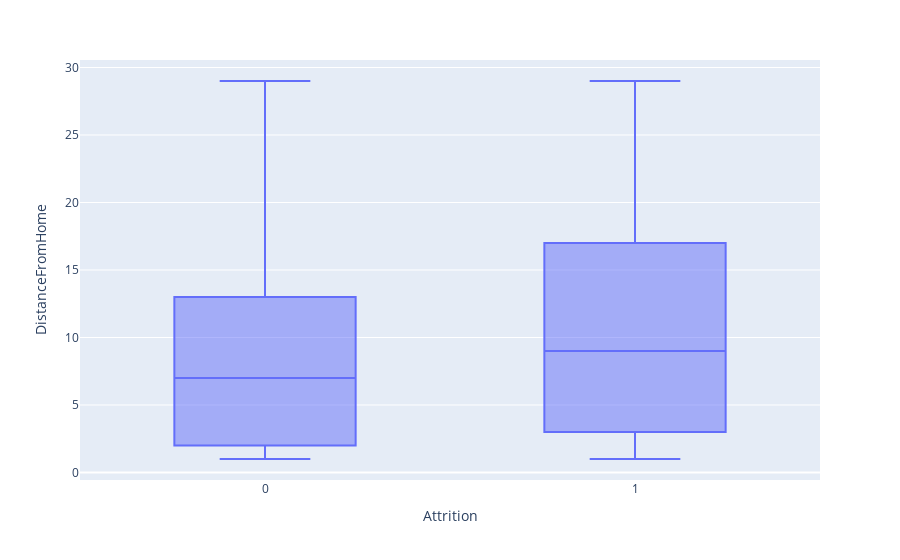

Write notebook code for a chart like this one.
### Markdown cell above
#### Relação de atrição e distância casa-trabalho

### Code cell
fig = px.box(ibm, x="Attrition", y="DistanceFromHome")
fig.show()

### Figure 1 — Plotly figure (JSON) as saved in the notebook; plotly's stock layout.template omitted (floating-point values rounded to 4 significant figures; data arrays with more than 128 entries replaced by an {"elided": "..."} marker saying what was removed)
{"data": [{"alignmentgroup": "True", "hovertemplate": "Attrition=%{x}<br>DistanceFromHome=%{y}<extra></extra>", "legendgroup": "", "marker": {"color": "#636efa"}, "name": "", "notched": false, "offsetgroup": "", "orientation": "v", "showlegend": false, "type": "box", "x": {"elided": "1470 int values"}, "x0": " ", "xaxis": "x", "y": {"elided": "1470 int values"}, "y0": " ", "yaxis": "y"}], "layout": {"boxmode": "group", "legend": {"tracegroupgap": 0}, "margin": {"t": 60}, "xaxis": {"anchor": "y", "domain": [0, 1], "title": {"text": "Attrition"}}, "yaxis": {"anchor": "x", "domain": [0, 1], "title": {"text": "DistanceFromHome"}}}}
